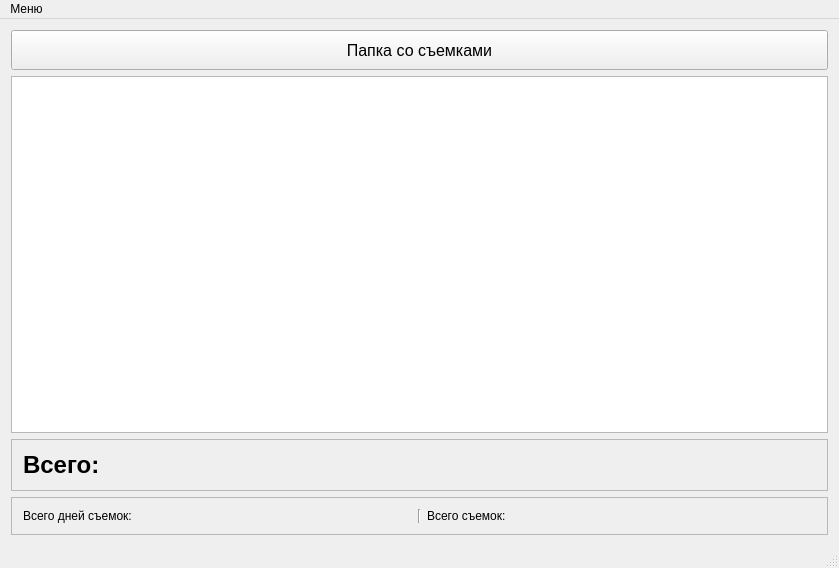
<?xml version="1.0" encoding="UTF-8"?>
<ui version="4.0">
 <class>MainWindow</class>
 <widget class="QMainWindow" name="MainWindow">
  <property name="geometry">
   <rect>
    <x>0</x>
    <y>0</y>
    <width>839</width>
    <height>568</height>
   </rect>
  </property>
  <property name="windowTitle">
   <string>MainWindow</string>
  </property>
  <widget class="QWidget" name="centralWidget">
   <layout class="QVBoxLayout" name="verticalLayout">
    <item>
     <widget class="QPushButton" name="pushButton">
      <property name="minimumSize">
       <size>
        <width>0</width>
        <height>40</height>
       </size>
      </property>
      <property name="font">
       <font>
        <pointsize>12</pointsize>
        <weight>50</weight>
        <bold>false</bold>
       </font>
      </property>
      <property name="text">
       <string>Папка со съемками</string>
      </property>
     </widget>
    </item>
    <item>
     <widget class="QTableWidget" name="tableWidget"/>
    </item>
    <item>
     <widget class="QFrame" name="frame">
      <property name="frameShape">
       <enum>QFrame::StyledPanel</enum>
      </property>
      <property name="frameShadow">
       <enum>QFrame::Raised</enum>
      </property>
      <layout class="QHBoxLayout" name="horizontalLayout">
       <item>
        <widget class="QLabel" name="label_2">
         <property name="font">
          <font>
           <pointsize>18</pointsize>
           <weight>75</weight>
           <bold>true</bold>
          </font>
         </property>
         <property name="text">
          <string>Всего:</string>
         </property>
        </widget>
       </item>
       <item>
        <widget class="QLabel" name="label">
         <property name="font">
          <font>
           <pointsize>18</pointsize>
           <weight>75</weight>
           <bold>true</bold>
          </font>
         </property>
         <property name="text">
          <string/>
         </property>
        </widget>
       </item>
      </layout>
     </widget>
    </item>
    <item>
     <widget class="QFrame" name="frame_2">
      <property name="frameShape">
       <enum>QFrame::StyledPanel</enum>
      </property>
      <property name="frameShadow">
       <enum>QFrame::Raised</enum>
      </property>
      <layout class="QHBoxLayout" name="horizontalLayout_2">
       <item>
        <widget class="QLabel" name="label_3">
         <property name="text">
          <string>Всего дней съемок:</string>
         </property>
        </widget>
       </item>
       <item>
        <widget class="QLabel" name="label_4">
         <property name="text">
          <string/>
         </property>
        </widget>
       </item>
       <item>
        <widget class="Line" name="line">
         <property name="orientation">
          <enum>Qt::Vertical</enum>
         </property>
        </widget>
       </item>
       <item>
        <widget class="QLabel" name="label_5">
         <property name="text">
          <string>Всего съемок:</string>
         </property>
        </widget>
       </item>
       <item>
        <widget class="QLabel" name="label_6">
         <property name="text">
          <string/>
         </property>
        </widget>
       </item>
      </layout>
     </widget>
    </item>
   </layout>
  </widget>
  <widget class="QMenuBar" name="menuBar">
   <property name="geometry">
    <rect>
     <x>0</x>
     <y>0</y>
     <width>839</width>
     <height>22</height>
    </rect>
   </property>
   <widget class="QMenu" name="menu">
    <property name="title">
     <string>Меню</string>
    </property>
    <addaction name="action_Excel"/>
   </widget>
   <addaction name="menu"/>
  </widget>
  <widget class="QStatusBar" name="statusBar"/>
  <action name="action_Excel">
   <property name="text">
    <string>Сохранить в Excel...</string>
   </property>
  </action>
 </widget>
 <layoutdefault spacing="6" margin="11"/>
 <resources/>
 <connections/>
</ui>
